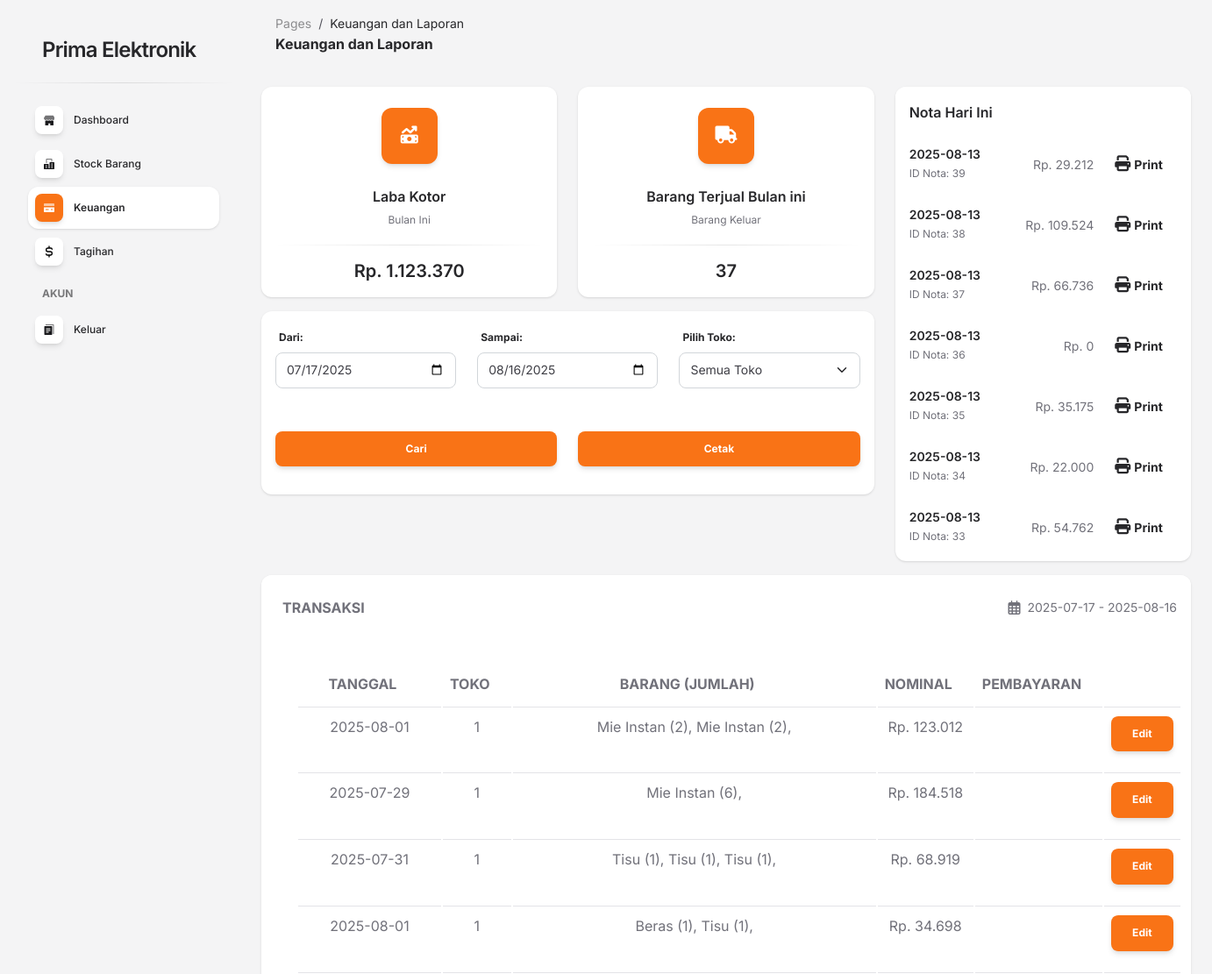
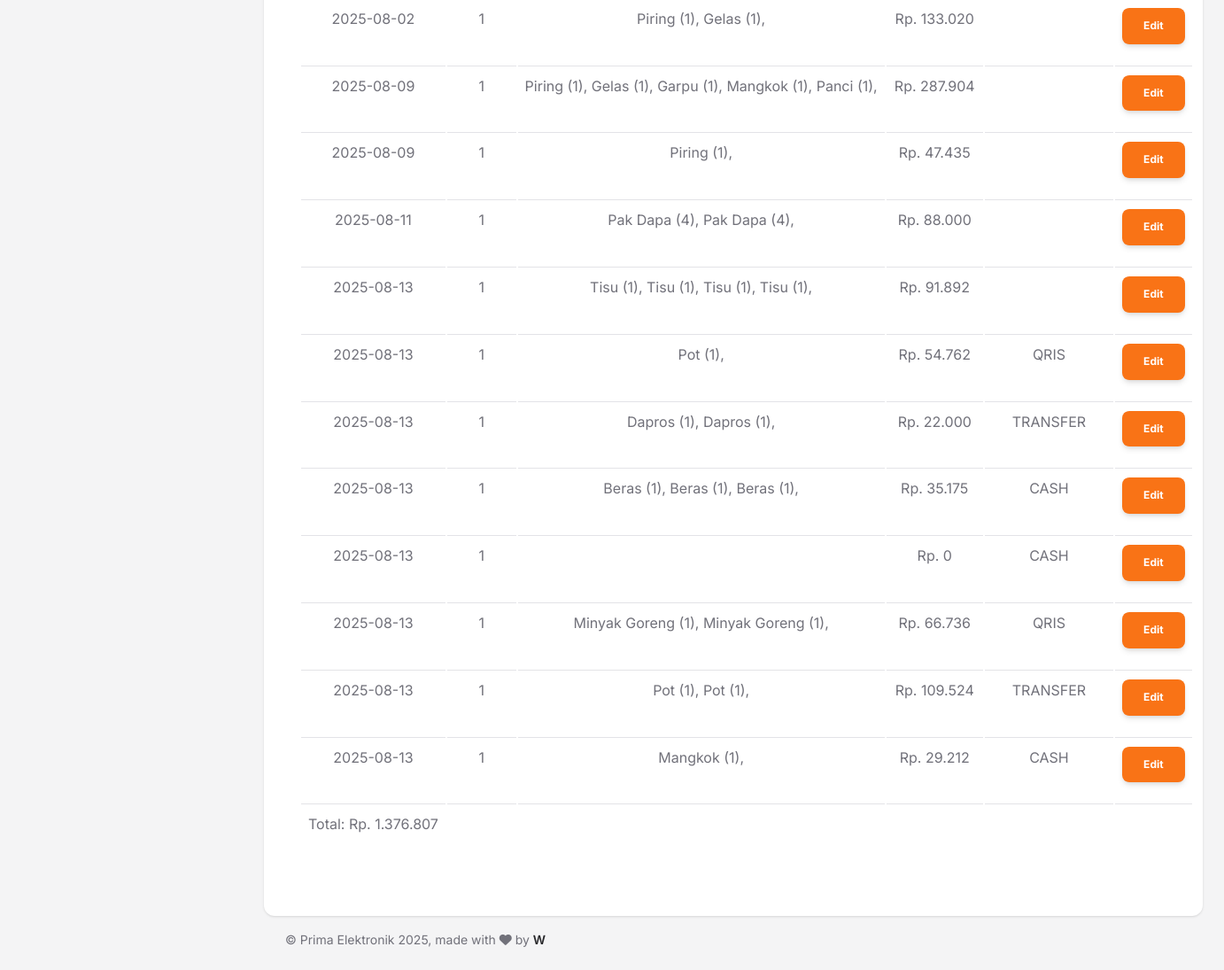
Screenshot of /finance.php (signed in) with the database file from the repository (2 pictures, top to bottom).
### tables this page shows
CREATE TABLE `invoice` (
  `id` int NOT NULL AUTO_INCREMENT,
  `databarang` longtext,
  `nota` longtext,
  `money` double DEFAULT NULL,
  `toko` int DEFAULT NULL,
  `tgl` date DEFAULT NULL,
  `username` varchar(100) DEFAULT NULL,
  `payment` varchar(100) DEFAULT NULL,
  PRIMARY KEY (`id`)
);

CREATE TABLE `transaction` (
  `id` int NOT NULL AUTO_INCREMENT,
  `date` timestamp NOT NULL DEFAULT CURRENT_TIMESTAMP,
  `amount` int NOT NULL,
  `product` longtext NOT NULL,
  `user_id` varchar(100) NOT NULL,
  `toko` int NOT NULL,
  `payment` varchar(100) NOT NULL,
  PRIMARY KEY (`id`)
);

### finance.php (the view, shortened to what the rows shown need)
<?php
include 'config.php';
?>
<!DOCTYPE html>
<html lang="en">
<head>
    <link rel="stylesheet" href="https://cdnjs.cloudflare.com/ajax/libs/font-awesome/6.7.2/css/all.min.css" />
    <link id="pagestyle" href="../assets/css/soft-ui-dashboard.css" rel="stylesheet" />
</head>
<body class="g-sidenav-show  bg-gray-100">
    <main class="main-content position-relative max-height-vh-100 h-100 border-radius-lg ">
        <div class="container-fluid py-4">
            <div class="row">
                <div class="col-4">
                    <div class="card h-100">
                        <div class="card-body p-3 pb-0">
                            <ul class="list-group">
                                <?php
                                    $sql = "SELECT * FROM invoice where toko = ".$_SESSION['toko']." order by id desc LIMIT 0,7";
                                    $result = $conn->query($sql);
                                    while($row = $result->fetch_assoc()) {?>
                                        <li class="list-group-item border-0 d-flex justify-content-between ps-0 mb-2 border-radius-lg">
                                            <div class="d-flex flex-column">
                                                <h6 class="mb-1 text-dark font-weight-bold text-sm"><?=$row['tgl']?></h6>
                                                <span class="text-xs">ID Nota: <?=$row['id']?></span>
                                            </div>
                                            <div class="d-flex align-items-center text-sm">
                                                Rp. <?=number_format($row['money'] ?? 0, 0, ',', '.')?>
                                                <button class="btn btn-link text-dark text-sm mb-0 px-0 ms-4" onClick="printDiv('printableArea<?=$row['id']?>')"><i class="fas fa-print text-lg me-1"></i>Print</button>
                                            </div>
                                        </li>
                                <?php
                                    }
                                ?>
                            </ul>
                        </div>
                    </div>
                </div>
            </div>
            <div class="row">
                <div class="col-12 mt-3">
                    <div class="card h-100 mb-4">
                        <div class="card-body pt-4 p-3" id="transaksitbl">
                            <table class="table text-center p-4">
                                <thead>
                                    <tr>
                                    <th scope="col" class="text-center text-uppercase text-secondary font-weight-bolder opacity- ps-2">Tanggal</th>
                                    <th scope="col" class="text-center text-uppercase text-secondary font-weight-bolder opacity- ps-2">Toko</th>
                                    <th scope="col" class="text-center text-uppercase text-secondary font-weight-bolder opacity- ps-2">Barang (Jumlah)</th>
                                    <th scope="col" class="text-center text-uppercase text-secondary font-weight-bolder opacity- ps-2">Nominal</th>
                                    <th scope="col" class="text-center text-uppercase text-secondary font-weight-bolder opacity- ps-2">Pembayaran</th>
                                    <th scope="col" class="rmvBtn"></th>
                                    </tr>
                                </thead>
                                <tbody>
                                    <?php
                                    if ($_SESSION['pilihtoko'] == 0){
                                        $sql = "SELECT * FROM transaction where date >='".$_SESSION['tgldari']."' AND date <='".$_SESSION['tglsampai']."' + INTERVAL 1 DAY";
                                    }else{
                                        $sql = "SELECT * FROM transaction where toko = ".$_SESSION['pilihtoko']." and date >='".$_SESSION['tgldari']."' AND date <='".$_SESSION['tglsampai']."' + INTERVAL 1 DAY";
                                    }
                                    $result = $conn->query($sql);
                                    while($row = $result->fetch_assoc()) {?>
                                    <tr>
                                        <td><?=date('Y-m-d', new DateTime($row['date'])->getTimestamp())?></td>
                                        <td><?=$row['toko']?></td>
                                        <td><?=str_replace('"}]', '), ',str_replace('","qty":"', ' (',str_replace('[{"idbarang":"', '', $row['product'])))?></td>
                                        <td>Rp. <?=number_format($row['amount'] ?? 0, 0, ',', '.')?></td>
                                        <td><?=$row['payment']?></td>
                                        <td id="actionCol" class="rmvBtn">
                                            <button id="editbutton<?=$row['id']?>" class="btn btn-primary" data-bs-toggle="modal"  data-bs-target="#editbarang<?=$row['id']?>">
                                                Edit
                                            </button>
                                        </td>
                                    </tr>
                                    <?php
                                        }
                                    ?>
                                </tbody>
                            </table>
                        </div>
                    </div>
                </div>
            </div>
        </div>
    </main>
</body>
</html>

### rows the page displays
invoice: tgl "2025-08-13", id "39", money "29.212"
invoice: tgl "2025-08-13", id "38", money "109.524"
invoice: tgl "2025-08-13", id "37", money "66.736"
invoice: tgl "2025-08-13", id "36", money "0"
invoice: tgl "2025-08-13", id "35", money "35.175"
invoice: tgl "2025-08-13", id "34", money "22.000"
invoice: tgl "2025-08-13", id "33", money "54.762"
transaction: date "2025-08-01", toko "1", product "Mie Instan (2), Mie Instan (2),", amount "123.012"
transaction: date "2025-07-29", toko "1", product "Mie Instan (6),", amount "184.518"
transaction: date "2025-07-31", toko "1", product "Tisu (1), Tisu (1), Tisu (1),", amount "68.919"
transaction: date "2025-08-01", toko "1", product "Beras (1), Tisu (1),", amount "34.698"
transaction: date "2025-08-02", toko "1", product "Piring (1), Gelas (1),", amount "133.020"
transaction: date "2025-08-09", toko "1", product "Piring (1), Gelas (1), Garpu (1), Mangkok (1), Panci (1),", amount "287.904"
transaction: date "2025-08-09", toko "1", product "Piring (1),", amount "47.435"
transaction: date "2025-08-11", toko "1", product "Pak Dapa (4), Pak Dapa (4),", amount "88.000"
transaction: date "2025-08-13", toko "1", product "Tisu (1), Tisu (1), Tisu (1), Tisu (1),", amount "91.892"
transaction: date "2025-08-13", toko "1", product "Pot (1),", amount "54.762", payment "QRIS"
transaction: date "2025-08-13", toko "1", product "Dapros (1), Dapros (1),", amount "22.000", payment "TRANSFER"
transaction: date "2025-08-13", toko "1", product "Beras (1), Beras (1), Beras (1),", amount "35.175", payment "CASH"
transaction: date "2025-08-13", toko "1", amount "0", payment "CASH"
transaction: date "2025-08-13", toko "1", product "Minyak Goreng (1), Minyak Goreng (1),", amount "66.736", payment "QRIS"
transaction: date "2025-08-13", toko "1", product "Pot (1), Pot (1),", amount "109.524", payment "TRANSFER"
transaction: date "2025-08-13", toko "1", product "Mangkok (1),", amount "29.212", payment "CASH"

### other values shown
$labaKotor "1.123.370"
array_sum($numbers ?? []) "37"
$_SESSION['tgldari'] "2025-07-17"
$_SESSION['tglsampai'] "2025-08-16"
$sum "1.376.807"
